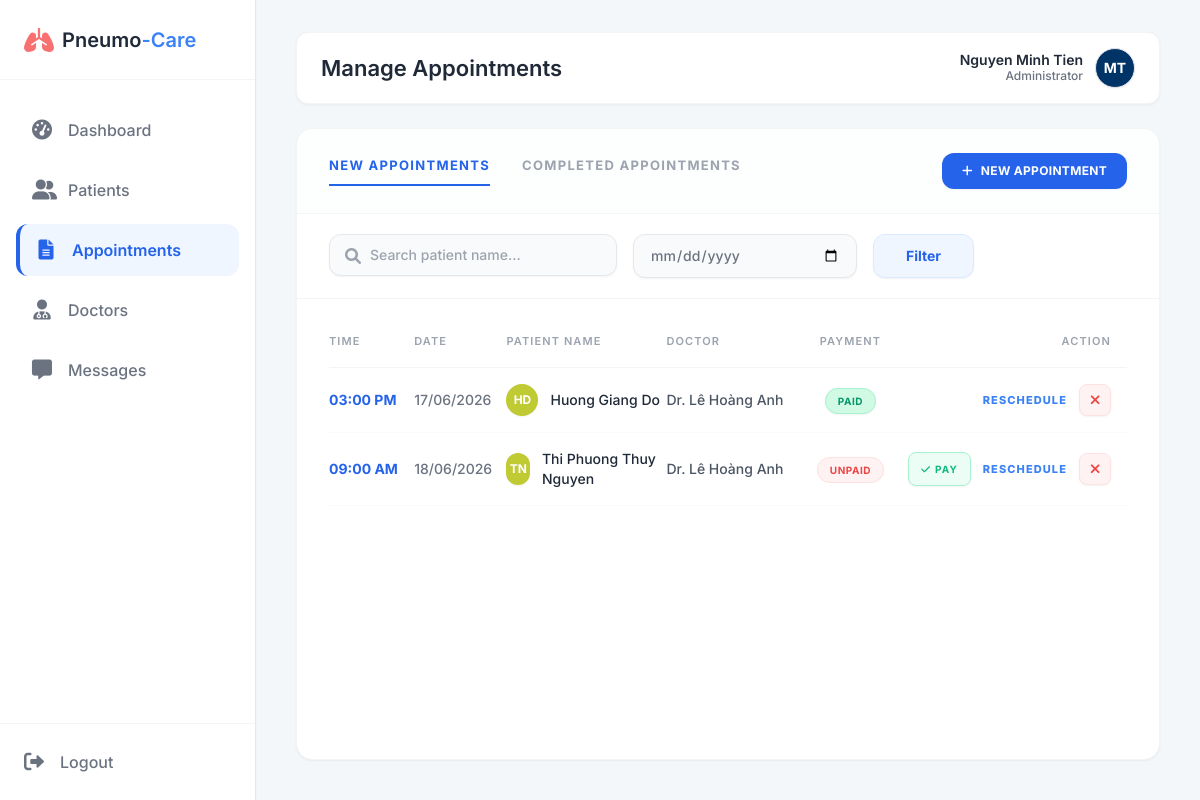
/adm_appointments.php (signed in), run on the app's committed database.
### tables this page shows
CREATE TABLE `Appointments` (
  `appointment_id` int(11) NOT NULL,
  `patient_id` int(11) DEFAULT NULL,
  `doctor_id` int(11) DEFAULT NULL,
  `appointment_date` date NOT NULL,
  `appointment_time` time NOT NULL,
  `patient_symptoms_note` text DEFAULT NULL,
  `status` enum('Scheduled','In Progress','Completed','Cancelled','No-Show') DEFAULT 'Scheduled',
  `fee_status` enum('Paid','Unpaid') DEFAULT 'Unpaid',
  `payment_method` enum('Tiền mặt','Chuyển khoản') DEFAULT NULL,
  `created_at` timestamp NOT NULL DEFAULT current_timestamp(),
  `patient_notes` text DEFAULT NULL,
  `ai_prediction_label` varchar(50) DEFAULT NULL,
  `ai_confidence_score` decimal(5,2) DEFAULT NULL,
  `treatment_plan` text DEFAULT NULL
);

CREATE TABLE `Users` (
  `user_id` int(11) NOT NULL,
  `email` varchar(100) NOT NULL,
  `password_hash` varchar(255) NOT NULL,
  `full_name` varchar(100) NOT NULL,
  `role` enum('Admin','Doctor','Patient') NOT NULL,
  `avatar_url` text DEFAULT NULL,
  `is_active` tinyint(1) DEFAULT 1,
  `created_at` timestamp NOT NULL DEFAULT current_timestamp()
);

### adm_appointments.php (the view, shortened to what this page needs)
<?php
require 'db.php';
$adminName = $_SESSION['name'];
function getInitials($fullName) {
    $words = explode(' ', trim($fullName));
    $count = count($words);
    if ($count >= 2) {
        $first = mb_substr($words[$count - 2], 0, 1, 'UTF-8');
        $second = mb_substr($words[$count - 1], 0, 1, 'UTF-8');
        return mb_strtoupper($first . $second, 'UTF-8');
    } elseif ($count == 1) {
        return mb_strtoupper(mb_substr($words[0], 0, 1, 'UTF-8'), 'UTF-8');
    }
    return '?';
}
$search = isset($_GET['search']) ? "%".$_GET['search']."%" : "%";
$filterDate = isset($_GET['date']) && !empty($_GET['date']) ? $_GET['date'] : null;
$appointments = [];
try {
    $pdo->exec("UPDATE Appointments SET status = 'No-Show' WHERE status = 'Scheduled' AND CONCAT(appointment_date, ' ', appointment_time) < DATE_SUB(NOW(), INTERVAL 1 HOUR)");
} catch (PDOException $e) {}
try {
    $sql = "SELECT a.*, u_p.full_name as p_name, u_p.avatar_url as p_avatar, u_d.full_name as d_name
            FROM Appointments a
            JOIN Users u_p ON a.patient_id = u_p.user_id
            JOIN Users u_d ON a.doctor_id = u_d.user_id
            WHERE a.status = 'Scheduled' AND u_p.full_name LIKE ?";
    $params = [$search];
    $sql .= " ORDER BY a.appointment_date ASC, a.appointment_time ASC";
    $stmt = $pdo->prepare($sql);
    $stmt->execute($params);
    $appointments = $stmt->fetchAll();
} catch (PDOException $e) {
    die("<div style='color:red; padding:20px; background:#fee2e2; border:1px solid #ef4444; margin:20px;'><b>Lỗi DB:</b> " . $e->getMessage() . "</div>");
}
?>
<!DOCTYPE html>
<html lang="vi">
<head>
    <script src="https://cdn.tailwindcss.com"></script>
    <link href="https://cdnjs.cloudflare.com/ajax/libs/font-awesome/6.0.0/css/all.min.css" rel="stylesheet">
</head>
<body class="flex h-screen overflow-hidden text-gray-800 relative">
<div class="flex w-full h-full relative">
    <aside class="w-64 bg-white border-r border-gray-200 flex flex-col h-full flex-shrink-0 z-10 shadow-sm">
        <div class="h-20 flex items-center px-6 border-b border-gray-100">
            <i class="fa-solid fa-lungs text-red-400 text-2xl mr-2"></i>
            <span class="text-xl font-semibold">Pneumo<span class="text-blue-500">-Care</span></span>
        </div>
        <nav class="flex-1 px-4 py-6 space-y-2 overflow-y-auto">
            <a href="adm_dashboard.php" class="flex items-center gap-4 px-4 py-3 text-gray-500 hover:bg-gray-50 hover:text-gray-800 rounded-xl transition-colors font-medium">
                <i class="fa-solid fa-gauge-high w-5 text-center text-xl"></i><span>Dashboard</span>
            </a>
            <a href="adm_patients.php" class="flex items-center gap-4 px-4 py-3 text-gray-500 hover:bg-gray-50 hover:text-gray-800 rounded-xl transition-colors font-medium">
                <i class="fa-solid fa-user-group w-5 text-center text-xl"></i><span>Patients</span>
            </a>
            <a href="adm_appointments.php" class="sidebar-active flex items-center gap-4 px-4 py-3 rounded-xl font-semibold transition-colors">
                <i class="fa-solid fa-file-lines w-5 text-center text-xl"></i><span>Appointments</span>
            </a>
            <a href="adm_doctors.php" class="flex items-center gap-4 px-4 py-3 text-gray-500 hover:bg-gray-50 hover:text-gray-800 rounded-xl transition-colors font-medium">
                <i class="fa-solid fa-user-doctor w-5 text-center text-xl"></i><span>Doctors</span>
            </a>
            <a href="adm_messages.php" class="flex items-center gap-4 px-4 py-3 text-gray-500 hover:bg-gray-50 hover:text-gray-800 rounded-xl transition-colors font-medium">
                <i class="fa-solid fa-message w-5 text-center text-xl"></i><span>Messages</span>
            </a>
        </nav>
        <div class="p-6 border-t mt-auto border-gray-100">
            <a href="logout.php" class="flex items-center gap-4 text-gray-500 hover:text-red-500 transition-colors font-medium">
                <i class="fa-solid fa-right-from-bracket text-xl"></i><span>Logout</span>
            </a>
        </div>
    </aside>
    <main class="main-content bg-[#f4f7fa]">
        <div class="topbar-wrapper flex-shrink-0">
            <header class="topbar">
                <h1>Manage Appointments</h1>
                <div class="flex items-center gap-6">
                    <div class="flex items-center gap-3 cursor-pointer">
                        <div class="text-right hidden sm:block">
                            <p class="text-sm font-semibold text-gray-800" style="line-height: 1.2;"><?php echo htmlspecialchars($adminName); ?></p>
                            <p class="text-xs text-gray-500 font-medium">Administrator</p>
                        </div>
                        <div class="w-10 h-10 rounded-full bg-[#003366] text-white flex items-center justify-center font-bold text-sm shadow-sm border border-gray-200">
                            <?php echo getInitials($adminName); ?>
                        </div>
                    </div>
                </div>
            </header>
        </div>
        <div class="content-area max-w-7xl mx-auto w-full">
            <div class="bg-white rounded-2xl shadow-sm border border-gray-100 flex flex-col min-h-full overflow-hidden">
                <div class="px-8 py-6 border-b border-gray-100 flex justify-between items-center bg-gray-50/30">
                    <div class="flex gap-8">
                        <a href="adm_appointments.php" class="pb-2 text-[13px] font-bold text-blue-600 border-b-2 border-blue-600 uppercase tracking-widest transition-colors">NEW APPOINTMENTS</a>
                        <a href="adm_appointments_completed.php" class="pb-2 text-[13px] font-bold text-gray-400 hover:text-blue-500 uppercase tracking-widest transition-colors">COMPLETED APPOINTMENTS</a>
                    </div>
                    <button onclick="location.href='?new_appt=1'" class="bg-blue-600 text-white px-5 py-2.5 rounded-xl text-xs font-bold hover:bg-blue-700 transition-all shadow-sm uppercase tracking-wide flex items-center gap-2">
                        <i class="fa-solid fa-plus"></i> New Appointment
                    </button>
                </div>
                <div class="px-8 py-5 border-b border-gray-100 bg-white flex items-center gap-4">
                    <form method="GET" class="flex space-x-4 w-full">
                        <div class="relative w-72">
                            <i class="fa-solid fa-magnifying-glass absolute left-4 top-1/2 -translate-y-1/2 text-gray-400"></i>
                            <input type="text" name="search" value="<?php echo isset($_GET['search']) ? htmlspecialchars($_GET['search']) : ''; ?>" placeholder="Search patient name..." class="bg-gray-50 w-full pl-10 pr-4 py-2.5 rounded-xl text-sm font-medium focus:outline-none border border-gray-200 focus:border-blue-400 transition-colors shadow-sm">
                        </div>
                        <div class="relative w-56">
                            <input type="date" name="date" value="<?php echo htmlspecialchars($filterDate ?? ''); ?>" class="border border-gray-200 text-gray-500 font-medium bg-gray-50 w-full px-4 py-2.5 rounded-xl text-sm focus:outline-none focus:border-blue-400 transition-colors shadow-sm">
                        </div>
                        <button type="submit" class="bg-blue-50 text-blue-600 border border-blue-100 px-8 py-2.5 rounded-xl text-sm font-bold hover:bg-blue-600 hover:text-white transition-colors shadow-sm">Filter</button>
                    </form>
                </div>
                <div class="flex-1 overflow-auto px-8 pb-4">
                    <table class="w-full text-left text-sm mt-4">
                        <thead class="text-gray-400 border-b border-gray-100 uppercase text-[11px] tracking-widest">
                            <tr>
                                <th class="py-4 font-semibold w-[12%]">Time</th>
                                <th class="py-4 font-semibold w-[12%]">Date</th>
                                <th class="py-4 font-semibold w-[22%]">Patient Name</th>
                                <th class="py-4 font-semibold w-[18%]">Doctor</th>
                                <th class="py-4 font-semibold w-[16%] text-center">Payment</th>
                                <th class="py-4 font-semibold w-[20%] text-right pr-4">Action</th>
                            </tr>
                        </thead>
                        <tbody class="text-gray-600">
                            <?php if (empty($appointments)): ?>
                                <tr><td colspan="6" class="py-16 text-center text-gray-400 italic">Không tìm thấy lịch hẹn nào.</td></tr>
                            <?php else: ?>
                                <?php foreach ($appointments as $app): ?>
                                    <?php
                                        $timeFormatted = date("h:i A", strtotime($app['appointment_time']));
                                        $dateFormatted = date("d/m/Y", strtotime($app['appointment_date']));
                                        $nameParts = explode(' ', trim($app['p_name']));
                                        $initials = strtoupper(substr($nameParts[0], 0, 1));
                                        if (count($nameParts) > 1) { $initials .= strtoupper(substr(end($nameParts), 0, 1)); }
                                    ?>
                                    <tr class="border-b border-gray-50 hover:bg-blue-50/20 transition-colors">
                                        <td class="py-4 text-blue-600 font-bold text-sm"><?php echo $timeFormatted; ?></td>
                                        <td class="py-4 text-gray-500 font-medium text-sm"><?php echo $dateFormatted; ?></td>
                                        <td class="py-4">
                                            <div class="flex items-center gap-3">
                                                <div class="w-8 h-8 rounded-full bg-[#c0ca33] text-white flex items-center justify-center text-xs font-bold shadow-sm">
                                                    <?php echo $initials; ?>
                                                </div>
                                                <span class="text-gray-800 font-medium text-sm"><?php echo htmlspecialchars($app['p_name']); ?></span>
                                            </div>
                                        </td>
                                        <td class="py-4 text-gray-600 text-sm font-medium">Dr. <?php echo htmlspecialchars($app['d_name']); ?> </td>
                                        <td class="py-4 text-center">
                                            <?php if($app['fee_status'] == 'Paid'): ?>
                                                <span class="bg-emerald-100 text-emerald-600 text-[10px] font-bold px-3 py-1.5 rounded-full uppercase tracking-wider border border-emerald-200 shadow-sm">Paid</span>
                                            <?php else: ?>
                                                <span class="bg-red-50 text-red-500 text-[10px] font-bold px-3 py-1.5 rounded-full uppercase tracking-wider border border-red-100">Unpaid</span>
                                            <?php endif; ?>
                                        </td>
                                        <td class="py-4 text-right pr-4">
                                            <div class="flex items-center justify-end gap-3">
                                                <?php if($app['fee_status'] == 'Unpaid'): ?>
                                                    <a href="?mark_paid_id=<?php echo $app['appointment_id']; ?>&search=<?php echo urlencode($_GET['search'] ?? ''); ?>&date=<?php echo urlencode($_GET['date'] ?? ''); ?>"
                                                       onclick="return confirm('Xác nhận bệnh nhân đã thanh toán tiền mặt và được phép vào khám?')"
                                                       class="text-emerald-500 hover:text-white hover:bg-emerald-500 border border-emerald-200 bg-emerald-50 text-[10px] px-3 py-1.5 rounded-lg font-bold uppercase tracking-widest transition-all shadow-sm flex items-center gap-1"
                                                       title="Xác nhận Đã thu tiền mặt">
                                                        <i class="fa-solid fa-check"></i> Pay
                                                    </a>
                                                <?php endif; ?>
                                                <a href="?reschedule_id=<?php echo $app['appointment_id']; ?>&search=<?php echo urlencode($_GET['search'] ?? ''); ?>&date=<?php echo urlencode($_GET['date'] ?? ''); ?>" class="text-blue-500 text-[11px] font-extrabold uppercase tracking-widest hover:text-blue-700 transition-colors">RESCHEDULE</a>
                                                <a href="?cancel_id=<?php echo $app['appointment_id']; ?>&search=<?php echo urlencode($_GET['search'] ?? ''); ?>&date=<?php echo urlencode($_GET['date'] ?? ''); ?>" onclick="return confirm('Bạn có chắc chắn muốn hủy lịch hẹn này không?')" class="w-8 h-8 flex items-center justify-center bg-red-50 text-red-500 border border-red-100 rounded-lg hover:bg-red-500 hover:text-white transition-colors shadow-sm" title="Cancel Appointment">
                                                    <i class="fa-solid fa-xmark"></i>
                                                </a>
                                            </div>
                                        </td>
                                    </tr>
                                <?php endforeach; ?>
                            <?php endif; ?>
                        </tbody>
                    </table>
                </div>
            </div>
        </div>
    </main>
</div>
</body>
</html>

### adm_appointments.php (style rules this page uses)
* { margin: 0; padding: 0; box-sizing: border-box; }
body { font-family: 'Inter', sans-serif; background-color: #f4f7fa; color: #1f2937; }
.sidebar-active { background-color: #eff6ff; color: #2563eb; border-left: 4px solid #2563eb; font-weight: 600; }
.main-content { flex: 1; display: flex; flex-direction: column; overflow: hidden; }
.topbar-wrapper { padding: 32px 40px 0 40px; }
.topbar { height: 72px; background: #ffffff; border: 1px solid #f3f4f6; display: flex; align-items: center; justify-content: space-between; padding: 0 24px; border-radius: 12px; box-shadow: 0 1px 3px rgba(0,0,0,0.05); margin-bottom: 24px; }
.topbar h1 { font-size: 22px; font-weight: 600; color: #1f2937; margin: 0; }
.content-area { padding: 0 40px 40px 40px; flex: 1; overflow-y: auto; }

### data on the page
appointments: appointment_time "03:00 PM", appointment_date "17/06/2026", users.full_name "HD", users.full_name "Huong Giang Do", users.full_name "Lê Hoàng Anh", fee_status "PAID"
appointments: appointment_time "09:00 AM", appointment_date "18/06/2026", users.full_name "TN", users.full_name "Thi Phuong Thuy Nguyen", users.full_name "Lê Hoàng Anh", fee_status "UNPAID"

### other printed values
$adminName "Nguyen Minh Tien"
getInitials($adminName) "MT"
